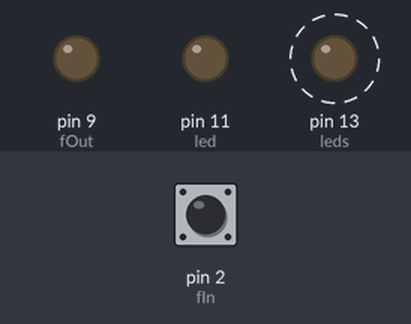
A sketch run on a simulated Arduino Pro Mini, built with avr-gcc and run on an emulated ATmega328P. Shown: output pins drawn as LEDs (lit = HIGH). Dashed ring = blinking. The inputs (shaded band) are chosen by the test bench; at power-on: pin 2 (fIn) HIGH. What the sketch prints to the serial monitor is not drawn.

Above: at 0.81 s.
1.3 s: pin 2 (fIn) pulled LOW for 0.15 s
4.3 s: pin 2 (fIn) pulled LOW for 1 s
8.3 s: pin 2 (fIn) driven LOW
Timing chart, 0 to 17.3 s (numbered marks = the images above; inputs shaded):
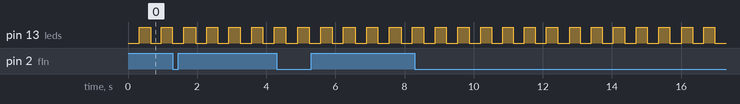

Measured:
- by itself, pin 13 (leds): alternates HIGH for 0.32 s and LOW for 0.32 s

The sketch:

EstufaPellet.ino
```cpp
// includes
//#include <debug.h>
#include <Metro.h>

// para arduino pro mini 16mhz
#define fIn 2 // pin fisico 2, interrupcion 0
#define fOut 9 // salida al triac
#define pot A3
#define leds 13  // led estado
#define led 11 // led indicador del feeder

#define MODO_DEBUG

#ifdef MODO_DEBUG
  #define DEBUG(x)  Serial.print (x)
  #define DEBUGLN(x)  Serial.println (x)
  #define DEBUGDEC(x)  Serial.print (x, DEC)
  #define DEBUGW(x)  Serial.write (x)
  #define DEBUGFULL(x)    \
    Serial.print(millis());     \
    Serial.print(": ");    \
    Serial.print(__PRETTY_FUNCTION__); \
    Serial.print(' ');      \
    Serial.print(__FILE__);     \
    Serial.print(':');      \
    Serial.print(__LINE__);     \
    Serial.print(' ');      \
    Serial.println(x);
#else
  #define DEBUG(x)
  #define DEBUGLN(x)
  #define DEBUGDEC(x)
  #define DEBUGW(x)
  #define DEBUGFULL(x)
#endif

//constantes
#define maxRecorte 700

// variables
volatile unsigned long tPulso=0; // ancho del ultimo pulso
volatile unsigned long tInicio;  // instante de inicio del pulsoin
volatile unsigned long tCorte=0;  // instante donde se debe apagar el pulso

Metro ledMetro = Metro(250);

void setup() {
  // Configuración HW
  pinMode(fIn, INPUT_PULLUP); // revisar
  pinMode(fOut, OUTPUT);
  pinMode(pot, INPUT);
  pinMode(led, OUTPUT);
  pinMode(leds, OUTPUT);

  // estado inicial
  digitalWrite(fOut, LOW);
  digitalWrite(led,LOW);
  digitalWrite(leds,LOW);

  // debug
  Serial.begin(9600);
  DEBUGLN("Sistema encendido");

  // interrupcion
  attachInterrupt(0, atiendeFeeder, CHANGE);
  interrupts();
}

void loop() {
  // solo se valida que el timer no se haya agotado, razon para apagar el feeder
  if (digitalRead(fOut)==HIGH){ // si esta el feeder encendido
    if (tPulso >=0 && tCorte>0){
      if (tCorte>=millis()){ // si pasó el tiempo estipulado
        // en este punto, se debe apagar el feeder
        digitalWrite(led,LOW);
        digitalWrite(fOut,LOW);
        DEBUGLN("Apagado por timer");
      }
    }
  }

  if (ledMetro.check() == 1){
    // iterar el led de estado
    digitalWrite(leds,!digitalRead(leds));

    // depuracion de variables
    DEBUG("   Milis:");DEBUG(millis());
    DEBUG(" Tcorte:");DEBUG(tCorte);
    DEBUG(" Pulso:");DEBUG(tPulso);
    DEBUGLN(" ");

  }
  // dar una pausa de rebote en la entrada
  noInterrupts();
  delay(10);
  interrupts();
}

void atiendeFeeder1(){
  if (digitalRead(fIn)==HIGH){ // si la interrupción está en high
    // manejo de variables y salidas
    tInicio=millis();
    digitalWrite(led,HIGH);
    digitalWrite(fOut,HIGH);

    // calculo del instante del proximo corte, basado en el pulso anterior
    int vpot=analogRead(pot);

    // restricciones a la medición
    vpot = constrain(vpot, 0, maxRecorte);

    if (tPulso>0){
        tCorte=tInicio + map(vpot, 0, 1024, tPulso, 0);
    }else{
      tCorte = tInicio + 20000;
    }
    DEBUGLN(" Encendido por flanco de subida");
  }else{
    // revisar si todavía esta prendido
    if (digitalRead(fOut)==HIGH){
      digitalWrite(fOut,LOW);
      DEBUG(" Apagado por flanco de Bajada");
    }
    digitalWrite(led,LOW);
    // calculo del tamaño del pulso
    tPulso=millis()-tInicio;
    DEBUG(" Pulso=");
    DEBUGLN(tPulso);
  } // fin if lectura del pulso de entrada
}

void atiendeFeeder(){
  if (digitalRead(fIn)==HIGH){
    DEBUGLN("HIGH");
  }else{
    DEBUGLN("LOW");
  }
}
```
